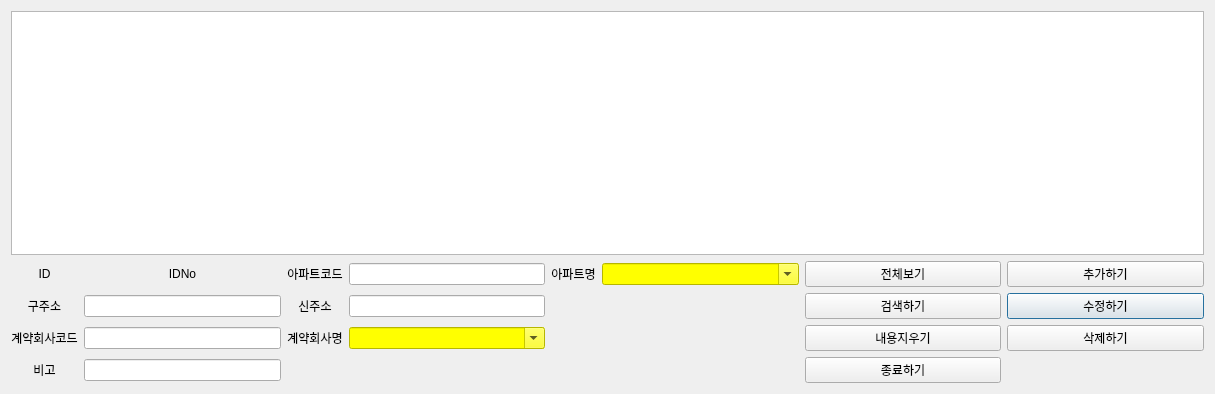
<?xml version="1.0" encoding="UTF-8"?>
<ui version="4.0">
 <class>AptAddressDialog</class>
 <widget class="QDialog" name="AptAddressDialog">
  <property name="geometry">
   <rect>
    <x>0</x>
    <y>0</y>
    <width>1215</width>
    <height>394</height>
   </rect>
  </property>
  <property name="windowTitle">
   <string>아파트 주소</string>
  </property>
  <layout class="QGridLayout" name="gridLayout_2">
   <item row="0" column="0">
    <layout class="QGridLayout" name="gridLayout">
     <item row="2" column="7">
      <widget class="QPushButton" name="pb_aptaddress_update">
       <property name="sizePolicy">
        <sizepolicy hsizetype="Expanding" vsizetype="Fixed">
         <horstretch>0</horstretch>
         <verstretch>0</verstretch>
        </sizepolicy>
       </property>
       <property name="text">
        <string>수정하기</string>
       </property>
      </widget>
     </item>
     <item row="2" column="6">
      <widget class="QPushButton" name="pb_aptaddress_search">
       <property name="sizePolicy">
        <sizepolicy hsizetype="Expanding" vsizetype="Fixed">
         <horstretch>0</horstretch>
         <verstretch>0</verstretch>
        </sizepolicy>
       </property>
       <property name="text">
        <string>검색하기</string>
       </property>
      </widget>
     </item>
     <item row="3" column="6">
      <widget class="QPushButton" name="pb_aptaddress_clear_data">
       <property name="sizePolicy">
        <sizepolicy hsizetype="Expanding" vsizetype="Fixed">
         <horstretch>0</horstretch>
         <verstretch>0</verstretch>
        </sizepolicy>
       </property>
       <property name="text">
        <string>내용지우기</string>
       </property>
      </widget>
     </item>
     <item row="2" column="3">
      <widget class="QLineEdit" name="entry_aptaddress_newaddr"/>
     </item>
     <item row="2" column="2">
      <widget class="QLabel" name="label_5">
       <property name="text">
        <string>신주소</string>
       </property>
       <property name="alignment">
        <set>Qt::AlignCenter</set>
       </property>
      </widget>
     </item>
     <item row="1" column="5">
      <widget class="QComboBox" name="cb_aptaddress_aname">
       <property name="sizePolicy">
        <sizepolicy hsizetype="Expanding" vsizetype="Fixed">
         <horstretch>0</horstretch>
         <verstretch>0</verstretch>
        </sizepolicy>
       </property>
       <property name="styleSheet">
        <string notr="true">background-color: rgb(255, 255, 0);</string>
       </property>
       <property name="editable">
        <bool>true</bool>
       </property>
      </widget>
     </item>
     <item row="1" column="3">
      <widget class="QLineEdit" name="entry_aptaddress_code"/>
     </item>
     <item row="1" column="2">
      <widget class="QLabel" name="label_2">
       <property name="text">
        <string>아파트코드</string>
       </property>
       <property name="alignment">
        <set>Qt::AlignCenter</set>
       </property>
      </widget>
     </item>
     <item row="3" column="7">
      <widget class="QPushButton" name="pb_aptaddress_delete">
       <property name="sizePolicy">
        <sizepolicy hsizetype="Expanding" vsizetype="Fixed">
         <horstretch>0</horstretch>
         <verstretch>0</verstretch>
        </sizepolicy>
       </property>
       <property name="text">
        <string>삭제하기</string>
       </property>
      </widget>
     </item>
     <item row="1" column="7">
      <widget class="QPushButton" name="pb_aptaddress_insert">
       <property name="sizePolicy">
        <sizepolicy hsizetype="Expanding" vsizetype="Fixed">
         <horstretch>0</horstretch>
         <verstretch>0</verstretch>
        </sizepolicy>
       </property>
       <property name="text">
        <string>추가하기</string>
       </property>
      </widget>
     </item>
     <item row="1" column="1">
      <widget class="QLabel" name="lbl_aptaddress_id">
       <property name="text">
        <string>IDNo</string>
       </property>
       <property name="alignment">
        <set>Qt::AlignCenter</set>
       </property>
      </widget>
     </item>
     <item row="1" column="0">
      <widget class="QLabel" name="label">
       <property name="text">
        <string>ID</string>
       </property>
       <property name="alignment">
        <set>Qt::AlignCenter</set>
       </property>
      </widget>
     </item>
     <item row="2" column="1">
      <widget class="QLineEdit" name="entry_aptaddress_oldaddr"/>
     </item>
     <item row="1" column="6">
      <widget class="QPushButton" name="pb_aptaddress_show">
       <property name="sizePolicy">
        <sizepolicy hsizetype="Expanding" vsizetype="Fixed">
         <horstretch>0</horstretch>
         <verstretch>0</verstretch>
        </sizepolicy>
       </property>
       <property name="text">
        <string>전체보기</string>
       </property>
      </widget>
     </item>
     <item row="2" column="0">
      <widget class="QLabel" name="label_4">
       <property name="text">
        <string>구주소</string>
       </property>
       <property name="alignment">
        <set>Qt::AlignCenter</set>
       </property>
      </widget>
     </item>
     <item row="1" column="4">
      <widget class="QLabel" name="label_3">
       <property name="text">
        <string>아파트명</string>
       </property>
       <property name="alignment">
        <set>Qt::AlignCenter</set>
       </property>
      </widget>
     </item>
     <item row="4" column="6">
      <widget class="QPushButton" name="pb_aptaddress_close">
       <property name="sizePolicy">
        <sizepolicy hsizetype="Expanding" vsizetype="Fixed">
         <horstretch>0</horstretch>
         <verstretch>0</verstretch>
        </sizepolicy>
       </property>
       <property name="text">
        <string>종료하기</string>
       </property>
      </widget>
     </item>
     <item row="4" column="0">
      <widget class="QLabel" name="label_8">
       <property name="text">
        <string>비고</string>
       </property>
       <property name="alignment">
        <set>Qt::AlignCenter</set>
       </property>
      </widget>
     </item>
     <item row="4" column="1">
      <widget class="QLineEdit" name="entry_aptaddress_remark"/>
     </item>
     <item row="3" column="3">
      <widget class="QComboBox" name="cb_aptaddress_cicname">
       <property name="sizePolicy">
        <sizepolicy hsizetype="Expanding" vsizetype="Fixed">
         <horstretch>0</horstretch>
         <verstretch>0</verstretch>
        </sizepolicy>
       </property>
       <property name="styleSheet">
        <string notr="true">background-color: rgb(255, 255, 0);</string>
       </property>
       <property name="editable">
        <bool>true</bool>
       </property>
      </widget>
     </item>
     <item row="3" column="2">
      <widget class="QLabel" name="label_7">
       <property name="text">
        <string>계약회사명</string>
       </property>
       <property name="alignment">
        <set>Qt::AlignCenter</set>
       </property>
      </widget>
     </item>
     <item row="3" column="0">
      <widget class="QLabel" name="label_6">
       <property name="text">
        <string>계약회사코드</string>
       </property>
       <property name="alignment">
        <set>Qt::AlignCenter</set>
       </property>
      </widget>
     </item>
     <item row="3" column="1">
      <widget class="QLineEdit" name="entry_aptaddress_cic"/>
     </item>
     <item row="0" column="0" colspan="8">
      <widget class="QTableView" name="tv_aptaddress">
       <property name="sizePolicy">
        <sizepolicy hsizetype="Expanding" vsizetype="Expanding">
         <horstretch>0</horstretch>
         <verstretch>1</verstretch>
        </sizepolicy>
       </property>
      </widget>
     </item>
    </layout>
   </item>
  </layout>
 </widget>
 <resources/>
 <connections/>
</ui>
